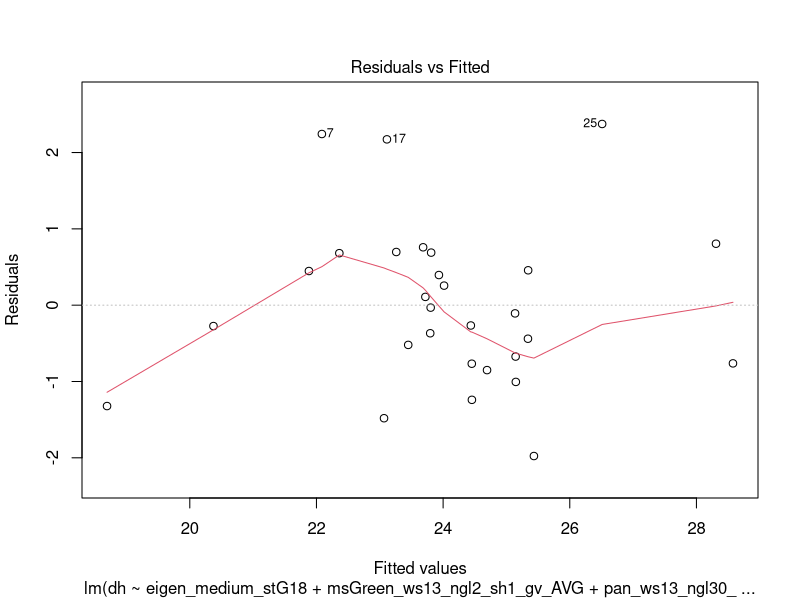
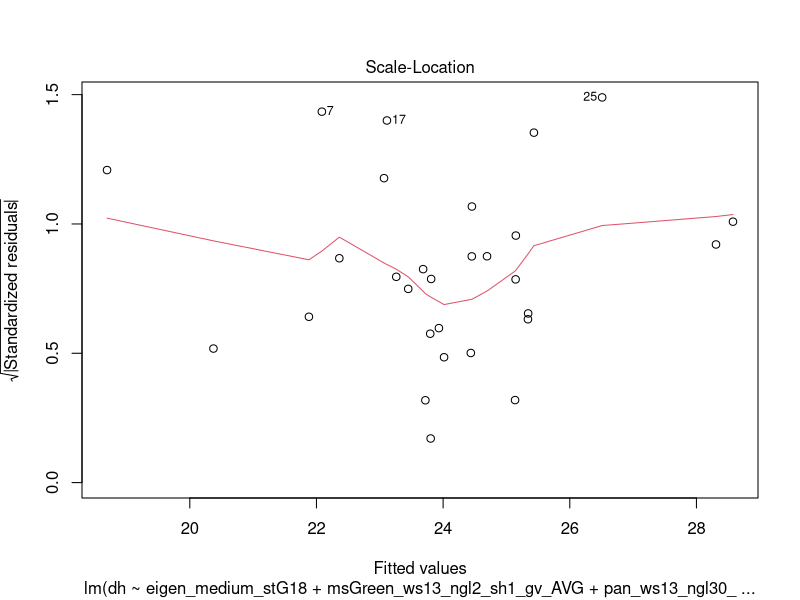
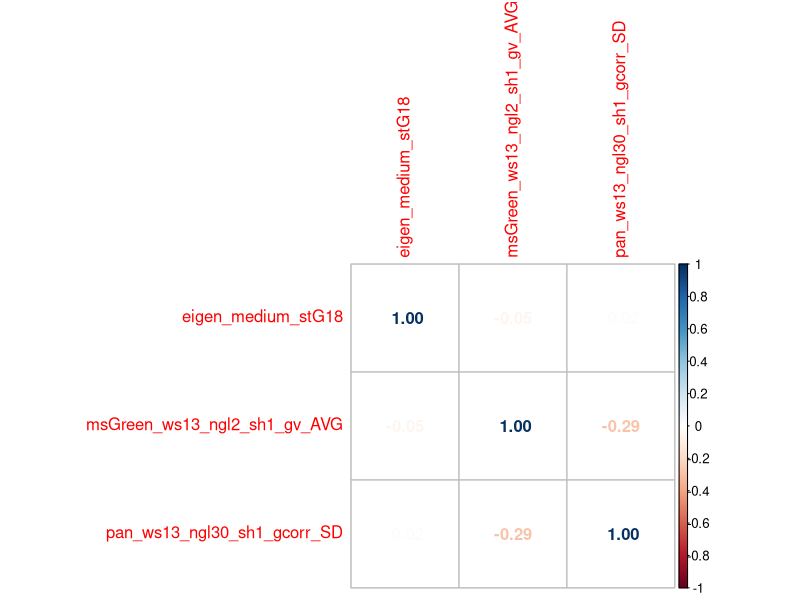
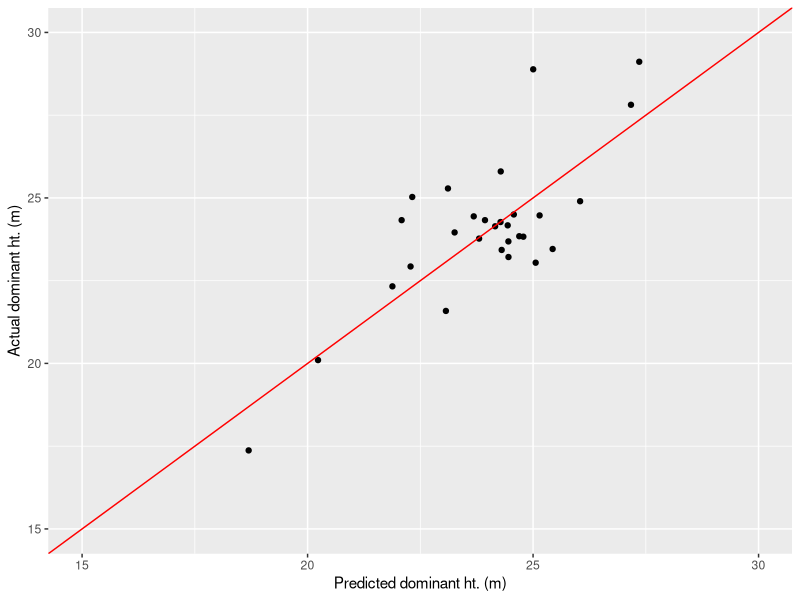

R code for these plots, in order:
# Here, the main model is formulated using lasso techniques

library(leaps) # for regsubsets
library(glmnet)
library(corrplot)
library(caret)

RMSE <- function(pred, actual){
  return ( sqrt(mean((pred-actual)^2)) )
}

relRMSE <- function(pred, actual){
  return (sqrt(mean((pred-actual)^2) )/( max(actual)-min(actual)) )
}

get_model_formula <- function(id, object, outcome){
  # get models data
  models <- summary(object)$which[id,-1]
  # Get outcome variable
  #form <- as.formula(object$call[[2]])
  #outcome <- all.vars(form)[1]
  # Get model predictors
  predictors <- names(which(models == TRUE))
  predictors <- paste(predictors, collapse = "+")
  # Build model formula
  as.formula(paste0(outcome, "~", predictors))
}

######################## FORMULATE THE MAIN MODEL ##########################################
# This uses all plots available

df <- read.csv("data.csv")
# df_lm: dataframe for lm (regression)
# # Just the predictor variables
x_vars <- df[, !names(df) %in% c('dh')]
y_var <- df$dh

# As per the lasso tutorial: see notes
lambda_seq <- 10^seq(2, -2, by = -0.1)

set.seed(1) # for repeatability
cv_output <- cv.glmnet(data.matrix(x_vars), y_var, alpha = 1, lambda = lambda_seq, nfolds = 5)
lasso_best <- glmnet(x_vars, y_var, alpha = 1, lambda = cv_output$lambda.min)
cl <- coef(lasso_best)
cl2 <- as.data.frame(cl[cl[,1]!=0,])

# vl: variable list. The independent vars selected by glmnet
vl <- as.list(rownames(cl2))
vl <- vl[vl != "(Intercept)"] # remove "(Intercept)"
# df_lm: make a dataframe suitable for lm
# from df, select the following columns: dh + (all variabes in 'vl')
df_lm <- df[, names(df) %in% c('dh', vl)]

models <- regsubsets(dh~., data = df_lm, nvmax = 3)
# To print the selected predictors and their coefficients 
print(coef(models, 3))
model_form <- get_model_formula(3, models, "dh")
# Output is:
# dh ~ eigen_medium_stG18 + msGreen_ws13_ngl2_sh1_gv_AVG + pan_ws13_ngl30_sh1_gcorr_SD
print (model_form)

mod1 <- lm(dh ~ eigen_medium_stG18 + msGreen_ws13_ngl2_sh1_gv_AVG + pan_ws13_ngl30_sh1_gcorr_SD, data=df_lm)
summary(mod1)
# check lm assumptions
plot(mod1, 1) # residuals vs fitted                                                                                                                                                                                                                                                                                                                                                                                                                                                                                                                                                                                                                                                                                                                                                                                                                                                                                                                                                                                                                                                                                                                                                                                                                                                                                                                                                                                                                                                                                                                                                                                                                                                                                                                                                                                                                                                                                                                                                                                                                                                                                                                                                                                                                                                                                                                                                                                                                                                                                                                                                                                                                                                                                                                                                                  
plot(mod1, 3) # 

# Are they correlated? No, max. is 0.29
df_3vars <- df_lm[,c("eigen_medium_stG18", "msGreen_ws13_ngl2_sh1_gv_AVG", "pan_ws13_ngl30_sh1_gcorr_SD")]
corrplot(cor(df_3vars), method="number")

# Examine the correlation of each of them to dh
df_4vars <- df_lm[,c("dh", "eigen_medium_stG18", "msGreen_ws13_ngl2_sh1_gv_AVG", "pan_ws13_ngl30_sh1_gcorr_SD")]
# examine the correlation...
cor_df <- as.data.frame(cor(df_4vars[-1], df_4vars$dh))
colnames(cor_df)[1] = "val"
cor_df$abs_val <- abs(cor_df$val) # this can be examined...


#################### NOW, THE CROSS VALIDATION PART ##################################

# dataframe for predicted and actual values
df_pav <- NULL

# The main loop of the loocv: each time, drop a row, form
# a model with all other rows and test on the dropped row.
# This is essentially the code above, but in a loop
for (cr in 1:nrow(df)) { # cr: current row
  print(cr)
  # df_crd: dataframe, current row dropped
  df_crd <- df[-cr,]
  # df_tr: dataframe, test row (only). Just 1 row. Used for testing
  df_tr <- df[cr,]
  
  x_vars <- df_crd[, !names(df_crd) %in% c('dh')]
  y_var <- df_crd$dh
  set.seed(1)
  cv_output <- cv.glmnet(data.matrix(x_vars), y_var, alpha = 1, lambda = lambda_seq, nfolds = 5)
  lasso_best <- glmnet(x_vars, y_var, alpha = 1, lambda = cv_output$lambda.min)
  cl <- coef(lasso_best)
  cl2 <- as.data.frame(cl[cl[,1]!=0,])
  seed_val <- 2
  # the number of selected predictor variables should be between 10 and 40. If not, try again.
  # Num. selected predictors: nrow(cl2)-1.
  # Also see: https://stats.stackexchange.com/questions/97777/variablity-in-cv-glmnet-results
  while ( ((nrow(cl2)-1)<10) | ((nrow(cl2)-1)>40) )  {
    print (paste("Trying with seed value: ", toString(seed_val)))
    set.seed(seed_val)  
    cv_output <- cv.glmnet(data.matrix(x_vars), y_var, alpha = 1, lambda = lambda_seq, nfolds = 5)
    lasso_best <- glmnet(x_vars, y_var, alpha = 1, lambda = cv_output$lambda.min)
    cl <- coef(lasso_best)
    cl2 <- as.data.frame(cl[cl[,1]!=0,])
    seed_val <- seed_val+1
  }
  print (paste("Num. variables chosen by glmnet: ", toString(nrow(cl2))))
  
  # vl: variable list. The independent vars selected by glmnet
  vl <- as.list(rownames(cl2))
  vl <- vl[vl != "(Intercept)"] # remove "(Intercept)"
  df_lm <- df[, names(df) %in% c('dh', vl)]
  
  models <- regsubsets(dh~., data = df_lm, nvmax = 3)
  
  # To print the selected predictors and their coefficients 
  # print(coef(models, 3))
  model_form <- get_model_formula(3, models, "dh")
  print (model_form)
  curr_mod <- lm(model_form, data = df_lm)
  # Use the lm object to predict dh for the test row (df_tr)
  # pv: predicted value
  pv <- predict(curr_mod, newdata=df_tr)
  actual <- c(df_tr[1,]$dh)
  predicted <- c(pv)
  df_line <- data.frame(predicted, actual)
  if (is.null(df_pav)){ # first time
    df_pav <- df_line
  } else {
    df_pav <- rbind(df_pav, df_line) # append the new line
  }
}

RMSE(df_pav$predicted, df_pav$actual) # 1.415412
relRMSE(df_pav$predicted, df_pav$actual) # 0.1205338

# Make a plot of predicted vs actual
plot <- ggplot(df_pav, aes(x=predicted, y=actual))+geom_point()+xlim(15,30)+ylim(15,30)
plot <- plot + xlab("Predicted dominant ht. (m)") + ylab("Actual dominant ht. (m)")
plot <- plot + geom_abline(slope=1, intercept=0, colour='red')
plot
